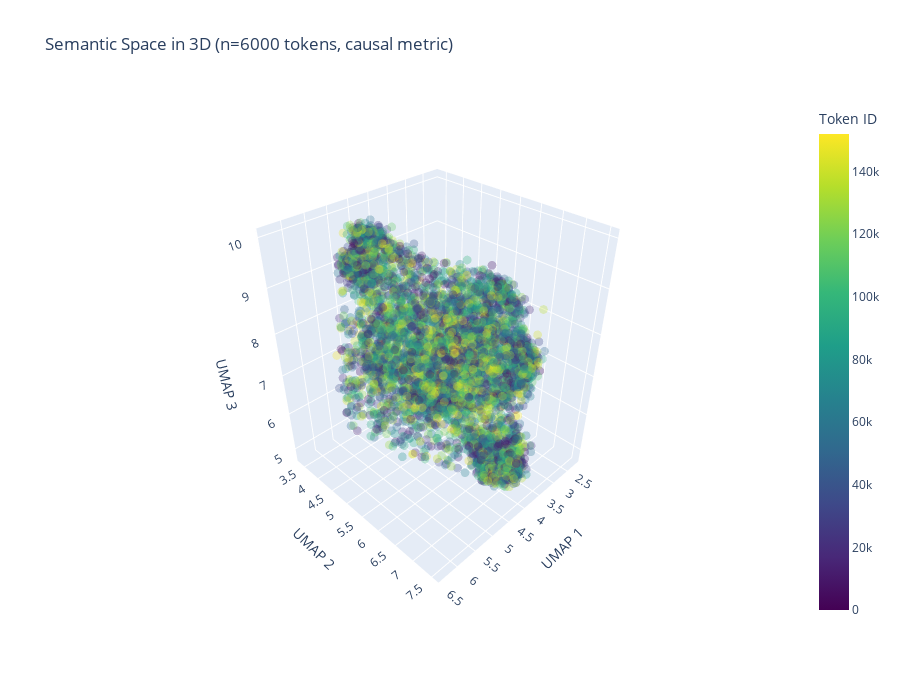

The code cell stored with this chart in its notebook:
### Markdown cell above
## Visualize: 3D Interactive (Token ID Colors)

### Code cell
fig = go.Figure(data=[go.Scatter3d(
    x=embedding_3d[:, 0],
    y=embedding_3d[:, 1],
    z=embedding_3d[:, 2],
    mode='markers',
    marker=dict(
        size=3,
        color=viz_token_indices.cpu().numpy(),
        colorscale='Viridis',
        showscale=True,
        colorbar=dict(title="Token ID"),
        opacity=0.3,
    ),
    text=token_strings,
    hovertemplate='<b>%{text}</b><br>ID: %{marker.color}<br>x: %{x:.2f}<br>y: %{y:.2f}<br>z: %{z:.2f}<extra></extra>',
)])

fig.update_layout(
    title=f'Semantic Space in 3D (n={N_VIZ} tokens, causal metric)',
    scene=dict(
        xaxis_title='UMAP 1',
        yaxis_title='UMAP 2',
        zaxis_title='UMAP 3',
        camera=dict(
            eye=dict(x=1.5, y=1.5, z=1.5)
        )
    ),
    width=900,
    height=700,
)

fig.show()

print("\n💡 Tip: Use mouse to rotate, scroll to zoom, double-click to reset view")
print("💡 Hover over points to see token strings")

### Figure 1 — Plotly figure (JSON) as saved in the notebook; plotly's stock layout.template omitted (floating-point values rounded to 4 significant figures; data arrays with more than 128 entries replaced by an {"elided": "..."} marker saying what was removed)
{"data": [{"hovertemplate": "<b>%{text}</b><br>ID: %{marker.color}<br>x: %{x:.2f}<br>y: %{y:.2f}<br>z: %{z:.2f}<extra></extra>", "marker": {"color": {"elided": "6000 int values"}, "colorbar": {"title": {"text": "Token ID"}}, "colorscale": [[0, "#440154"], [0.1111, "#482878"], [0.2222, "#3e4989"], [0.3333, "#31688e"], [0.4444, "#26828e"], [0.5556, "#1f9e89"], [0.6667, "#35b779"], [0.7778, "#6ece58"], [0.8889, "#b5de2b"], [1, "#fde725"]], "opacity": 0.3, "showscale": true, "size": 3}, "mode": "markers", "text": {"elided": "6000 str values"}, "type": "scatter3d", "x": {"elided": "6000 float values"}, "y": {"elided": "6000 float values"}, "z": {"elided": "6000 float values"}}], "layout": {"height": 700, "scene": {"camera": {"eye": {"x": 1.5, "y": 1.5, "z": 1.5}}, "xaxis": {"title": {"text": "UMAP 1"}}, "yaxis": {"title": {"text": "UMAP 2"}}, "zaxis": {"title": {"text": "UMAP 3"}}}, "title": {"text": "Semantic Space in 3D (n=6000 tokens, causal metric)"}, "width": 900}}
